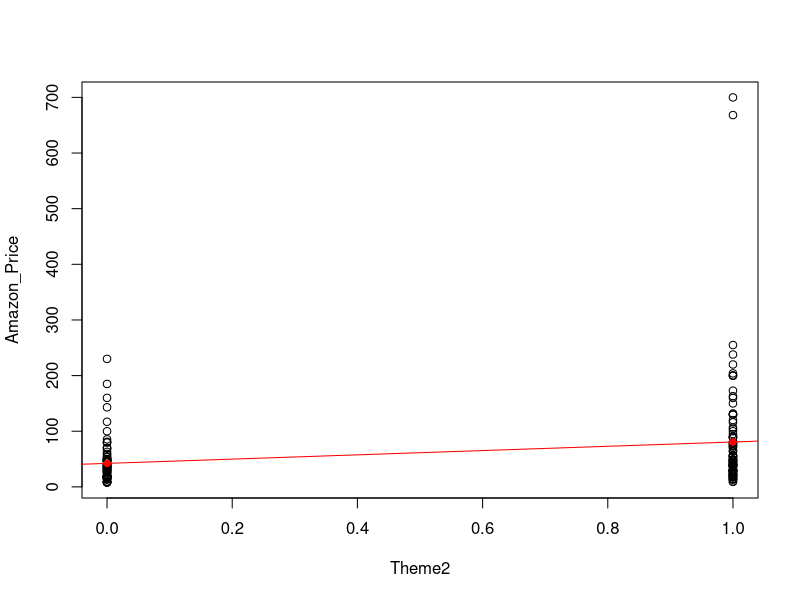
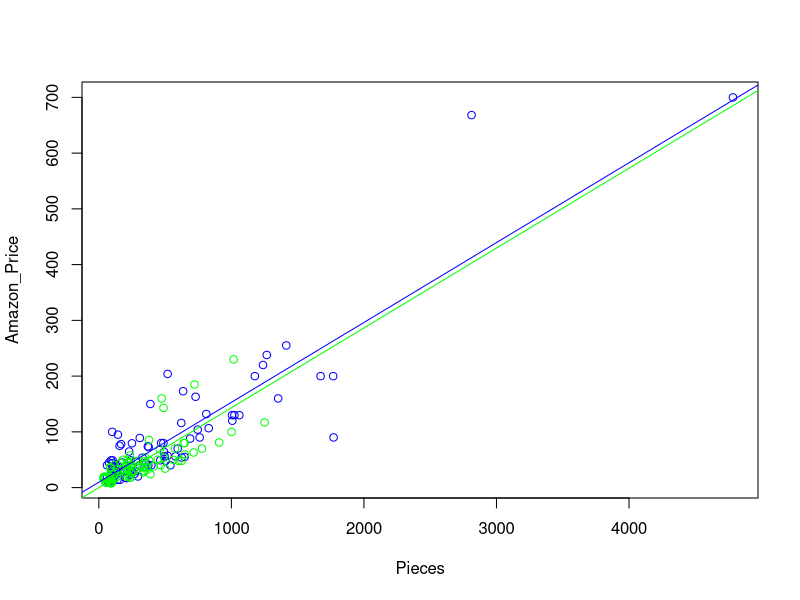
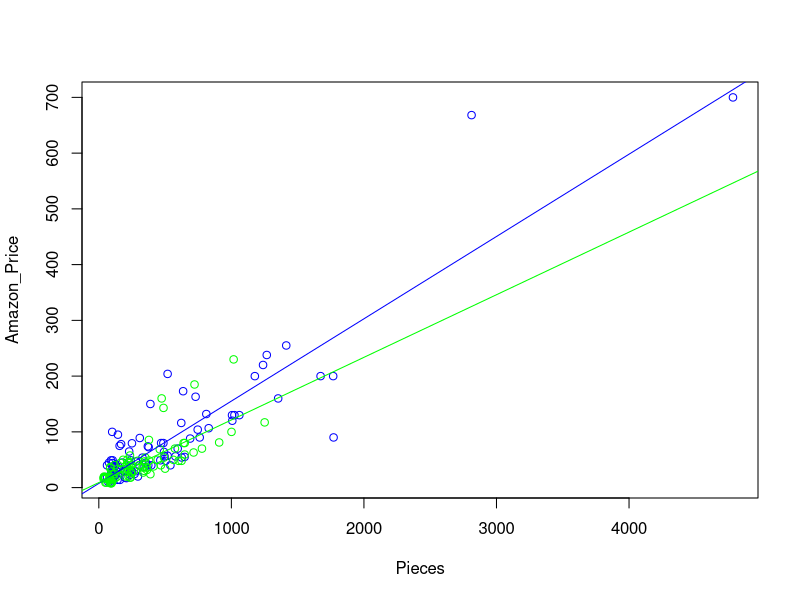

R code for these plots, in order:
## ---- chunk 1
library(readr)

lego <- read_csv("lego.csv")
lego_rm_AP_na = subset(lego, is.na(Amazon_Price) == FALSE)

# Focus on two themes of "star wars" and "friends"
lego2 = subset(lego_rm_AP_na, Theme == 'Star Wars' | Theme == 'Friends')
head(lego2)
## ---- chunk 2
# two sample t-test with pooled variance
t.test(Amazon_Price~Theme, data = lego2)
## ---- chunk 3
modlego=lm(Amazon_Price~Theme, data=lego2)
summary(modlego)

# Coding Theme as 0 for "Friends" and 1 for "Star Wars." R codes "Friends" as 0 since the first observation is from "Friends."
lego2$Theme2 = lego2$Theme=="Star Wars"

# Plotting the linear model with 0-1 coded Theme. The line passes the mean amazon prices in the two groups.
plot(Amazon_Price~Theme2, data=lego2)
abline(modlego,col="red")
points(0,mean(lego2$Amazon_Price[lego2$Theme2==0]), col="red",cex=1,pch=16)
points(1,mean(lego2$Amazon_Price[lego2$Theme2==1]), col="red",cex=1,pch=16)
## ---- chunk 4
# Fitting a multiple regression with both "Pieces" and "Theme."
# In fitting this model, we assume that for the two groups, the effect of pieces is the same for every lego sets (no difference in the two themes).
modlego2=lm(Amazon_Price~Pieces + Theme, data=lego2)
summary(modlego2)
## ---- chunk 5
# Plotting the two groups separately with "modlego2". First we plot "Star Wars" lego sets.
plot(Amazon_Price~Pieces, col="blue", data=subset(lego2,Theme=='Star Wars'))

# Now we overlay the "Friends" lego sets. Note that we have to use points() here to add these points. Using plot() will generate a new plot.
points(Amazon_Price~Pieces, col="green", data=subset(lego2,Theme=='Friends'))

# Coefficients from "modlego2."
B_Int = summary(modlego2)$coef[1,1]
B_Pieces = summary(modlego2)$coef[2,1]
B_Theme = summary(modlego2)$coef[3,1]

# For "Friends" lego sets, the intercept is "B_Int."
abline(
  B_Int,
  B_Pieces, 
  col = "green", 
  )
# For "Friends" lego sets, the intercept is "B_Int+B_Theme" since "Theme" is 1 for this group. 

abline(
  B_Int + B_Theme,
  B_Pieces,
  col = "blue", 
  )
## ---- chunk 6
# The effect of "Pieces" for "Star Wars" lego sets is 0.147646.
StarWars=subset(lego2,Theme=='Star Wars')
modelSW=lm(Amazon_Price~Pieces, data=StarWars)
summary(modelSW)
## ---- chunk 7
# The effect of "Pieces" for "Friends" lego sets is 0.1123.
Friends=subset(lego2,Theme=='Friends')
modelF=lm(Amazon_Price~Pieces, data=Friends)
summary(modelF)
## ---- chunk 8
# Plotting the two groups with their own simple linear models. Note the difference in slopes. 
plot(Amazon_Price ~ Pieces, col="blue", data=StarWars)

points(Amazon_Price ~ Pieces, col="green", data=Friends)

abline(
  summary(modelSW)$coef[1,1],
  summary(modelSW)$coef[2,1], 
  col = "blue"
  )

abline(
  summary(modelF)$coef[1,1],
  summary(modelF)$coef[2,1], 
  col = "green", 
  )
## ---- chunk 9
# The difference of the slope in different categories can be addressed by the interaction term "Pieces*Theme"
# The t-test of slope for the interaction term is significant, showing the slopes in two groups are statistically significantly different. 
modlegoint=lm(Amazon_Price ~ Pieces + Theme + Pieces*Theme, data=lego2)
summary(modlegoint)
## ---- chunk 10
# ANOVA for the model with interaction term. p-values indicates the effect of adding one variable to the existing model.
anova(modlegoint)
## ---- chunk 11
# Nested F-test for adding "Theme" for both indicator effect and the interaction effect. 
modlego_Reduced = lm(Amazon_Price~Pieces, data=lego2)
anova(modlego_Reduced, modlegoint)
